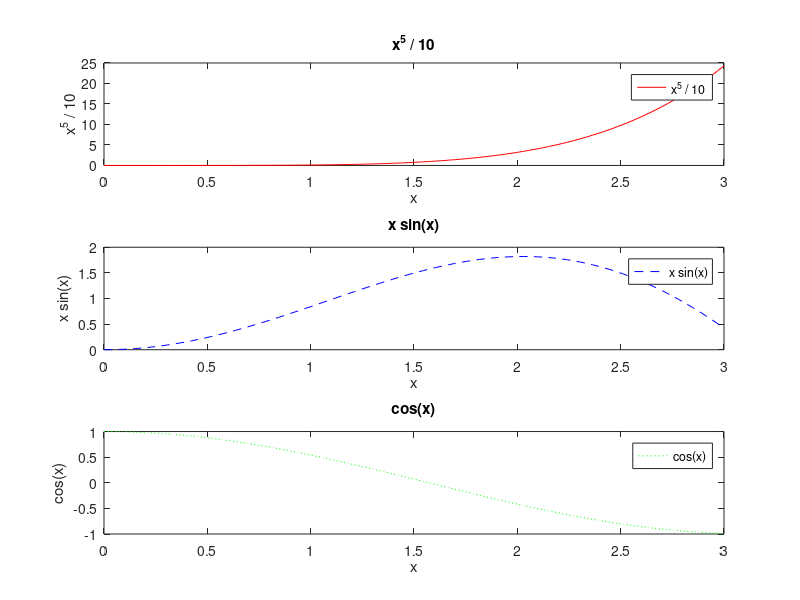

This figure's MATLAB source:
clc;
clear all;

% x = 0:0.03:3
x = linspace(0, 3, 100);
y1 = x .^ 5 / 10;
y2 = x .* sin(x);
y3 = cos(x);

% plot(x, y1, "r-", x, y2, "b--", x, y3, "g:");
% title("Function plots");
% xlabel("x");
% ylabel("x^5 / 10, x sin(x), cos(x)");
% legend('x^5 / 10', "x sin(x)", "cos(x)", "Location", "northwest");

subplot(3, 1, 1);
plot(x, y1, "r-");
title("x^5 / 10");
xlabel("x");
ylabel("x^5 / 10");
legend("x^5 / 10");

hold on;

subplot(3, 1, 2);
plot(x, y2, "b--");
title("x sin(x)");
xlabel("x");
ylabel("x sin(x)");
legend("x sin(x)");

subplot(3, 1, 3);
plot(x, y3, "g:");
title("cos(x)");
xlabel("x");
ylabel("cos(x)");
legend("cos(x)");

hold off;
